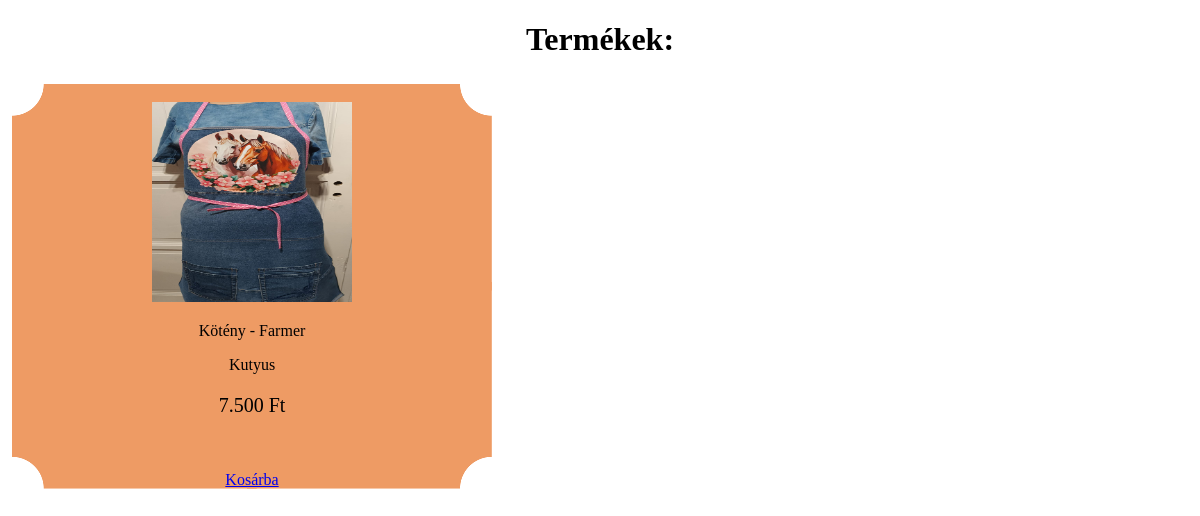
Screenshot of /pages/buy_product.php with the database file from the repository.
### tables this page shows
CREATE TABLE `products` (
  `id` int(11) NOT NULL,
  `pbrand` varchar(30) DEFAULT NULL,
  `pimage` varchar(255) NOT NULL,
  `ptype` varchar(30) DEFAULT NULL,
  `pprice` int(11) DEFAULT NULL,
  `item` int(11) DEFAULT 1,
  `time` datetime DEFAULT current_timestamp(),
  `discount` tinyint(1) DEFAULT 0,
  `imagelocation` varchar(255) NOT NULL
);

### pages/buy_product.php (the view, shortened to what this page needs)
<!DOCTYPE html>
<html lang="hu">
<head>
        <link rel='stylesheet' type='text/css' href='css/index.css'>
        <link rel="stylesheet" href="style.css">
</head>
<body>
<h1>Termékek:</h1>
<?php
    include './includes/connect_db.php';
    $sql = "SELECT * FROM `products`";
    $result = mysqli_query($conn, $sql);
    if(mysqli_num_rows($result) > 0){
     while($row = mysqli_fetch_array($result)){
        $item = $row[5];
        $number = $row[4];
        $formatted_number = number_format($number, 0, ',', '.');
        if($item == 1){
            $kep = $row[8];
            if($row[7] == 0){
                $discount_number = NULL;
                echo "
                <div class='card' title='$row[1] - $row[3]' onmouseover='changeImage(this, true)' onmouseout='changeImage(this, false)'>
                    <div class='card-body'>
                    <br>
                    <img src=$kep alt='' style='width: 200px; height: 200px' id='productImage'>
                    <p class='card-title'>$row[1]</p>
                    <p class='card-title'>$row[3]</p>
                    <p class='card-text' style='font-size: 20px;'>$formatted_number Ft</p><br>
                    <p class='card-text'>$discount_number</p>
                    <p style='text-align:center;'><a id='buyButton' class='btn btn-primary' onclick='disableButton($item)' href='includes/buy_list.php?id=$row[0]'  style='width: 100%;'><ion-icon name='bag-add-outline'></ion-icon> Kosárba</a></p>
                    </div>
                </div>
                ";
            }
        }
     }
    }else{
     echo "Nincs rekord!";
    }
?>
</body>
</html>

### css/index.css (style rules this page uses)
h1 { text-align: center; }

### css/style.css (style rules this page uses)
.card-body { border-radius: 30px; }

### pages/buy_product.php (style rules this page uses)
.card { width: 30rem; border-radius: 15px; margin: 4px; float:left; text-align: center; }
.card-body { border-radius: 30px; background: #ee9b64; -webkit-mask: radial-gradient(circle 32px at top left, transparent 98%, #000)top left, radial-gradient(circle 32px at top right, transparent 98%, #000)top right, radial-gradient(circle 32px at bottom left, transparent 98%, #000)bottom left, radial-gradient(circle 32px at bottom right, transparent 98%, #000)bottom right; -webkit-mask-size: 51% 51%; -webkit-mask-repeat: no-repeat; transition: 0.25s; }

### rows the page displays
products: imagelocation (picture), pbrand "Kötény - Farmer", ptype "Kutyus", pprice "7.500", $item 1 (drawn)
